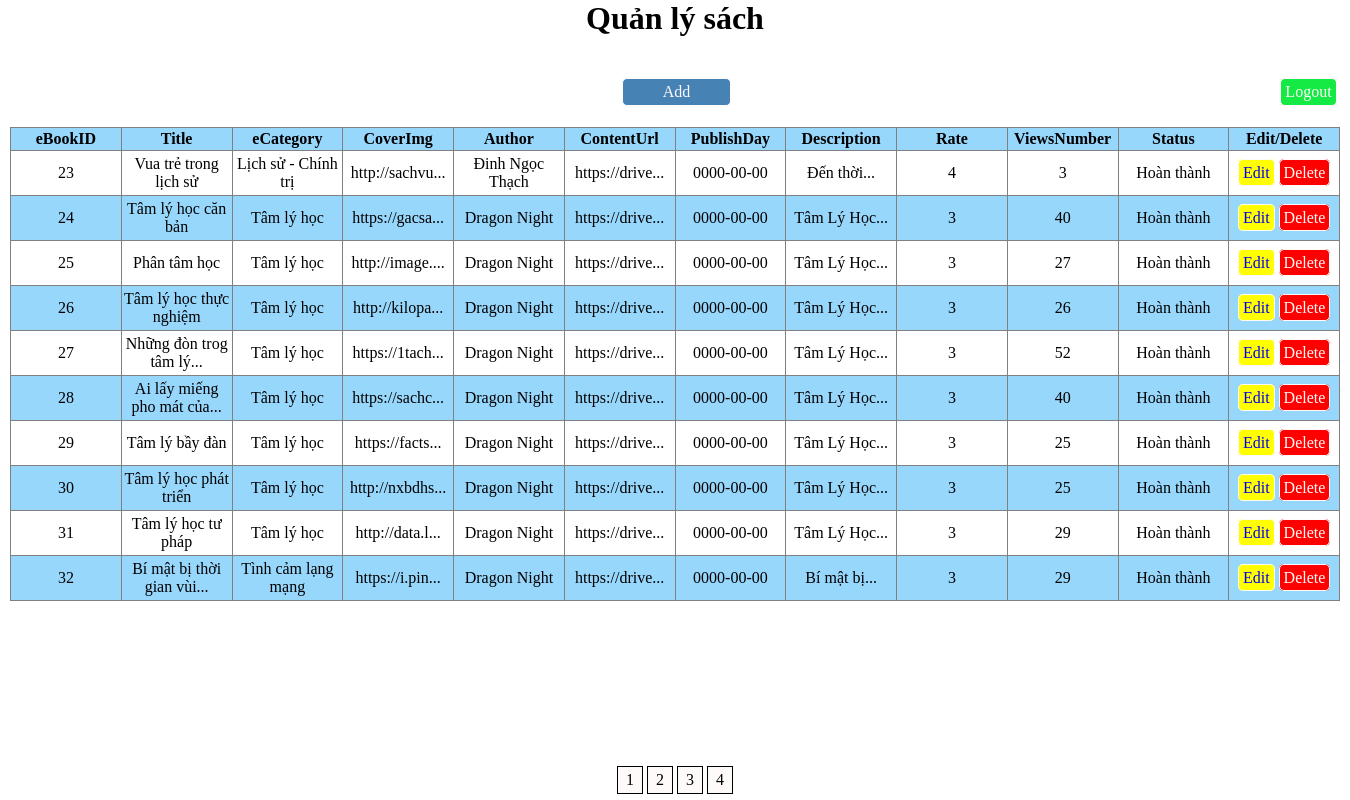
Screenshot of /book.php?page=2 (signed in) with the database file from the repository.
### tables this page shows
CREATE TABLE `ebook` (
  `eBookID` int(11) NOT NULL,
  `Title` varchar(200) NOT NULL,
  `eCategory` int(11) NOT NULL,
  `CoverImg` varchar(200) NOT NULL,
  `Author` varchar(200) NOT NULL,
  `ContentUrl` varchar(255) NOT NULL,
  `PublishDay` date NOT NULL,
  `Description` varchar(2000) NOT NULL,
  `Rate` int(10) NOT NULL,
  `ViewsNumber` int(11) NOT NULL,
  `Status` varchar(25) NOT NULL
);

CREATE TABLE `category` (
  `CategoryID` int(11) NOT NULL,
  `CategoryName` varchar(255) NOT NULL,
  `CategoryImg` varchar(255) NOT NULL
);

### book.php (the view, shortened to what this page needs)
<?php
    include'config.php';
?>
<!DOCTYPE html>
<html lang="en">
<head>
    <link rel="stylesheet" href="style.css">
</head>
<body>
    <h1>Quản lý sách</h1>
    <div class="container">
        <div class="top">
            <div class="tp-left">
            </div>
            <div class="tp-right">
                <a class="add_btn" href="add.php">Add</a>
                <a class="logout_btn" href="logout.php">Logout</a>
            </div>
        </div>
        <table id="tblist">
            <tr>
                <th>eBookID</th>
                <th>Title</th>
                <th>eCategory</th>
                <th>CoverImg</th>
                <th>Author</th>
                <th>ContentUrl</th>
                <th>PublishDay</th>
                <th>Description</th>
                <th>Rate</th>
                <th>ViewsNumber</th>
                <th>Status</th>
                <th>Edit/Delete</th>
            </tr>
            <?php
                function subtext($text,$num=80) {
                    if (strlen($text) <= $num) {
                        return $text;
                    }
                    $text= substr($text, 0, $num);
                    if ($text[$num-1] == ' ') {
                        return trim($text)."...";
                    }
                    $x  = explode(" ", $text);
                    $sz = sizeof($x);
                    if ($sz <= 1)   {
                        return $text."...";}
                    $x[$sz-1] = '';
                    return trim(implode(" ", $x))."...";
                }
                $site=10;
 				if (isset($_GET['page'])) {
 					$page=$_GET['page'];
 				}else $page=1;
 				$start=($page-1)*$site;
                $sql = "SELECT * FROM ebook join category on ebook.eCategory=category.CategoryID limit $start,$site";
                $result = mysqli_query($conn, $sql);
                 while($row = mysqli_fetch_array($result)){ ?>
				<tr>
					<td><?php echo $row['eBookID'] ?></td>
                    <td><?php echo subtext($row['Title'],35) ?></td>
                    <td><?php echo subtext($row['CategoryName'],35) ?></td>
                    <td><?php echo subtext($row['CoverImg'],13) ?></td>
                    <td><?php echo subtext($row['Author'],35) ?></td>
                    <td><?php echo subtext($row['ContentUrl'],13) ?></td>
                    <td><?php echo $row['PublishDay'] ?></td>
                    <td><?php echo subtext($row['Description'],15) ?></td>
                    <td><?php echo $row['Rate'] ?></td>
                    <td><?php echo $row['ViewsNumber'] ?></td>
                    <td><?php echo $row['Status'] ?></td>
					<td>
                        <a class="edit_btn" href="edit.php?edit=<?php echo $row['eBookID'] ?>">Edit</a>
                        <a onclick="return confirm('Bạn có chắc muốn xóa không?');" class="del_btn" href="sever.php?del=<?php echo $row['eBookID'] ?>">Delete</a>
					</td>
				</tr>
			<?php } ?>
        </table>
        <?php
		$site=10;
		$sql="select count(*) from ebook";
		$query=mysqli_query($conn,$sql);
		$row=mysqli_fetch_array($query);
		$tongsv=$row[0];
		$tongtrang=ceil($tongsv/$site);
	     ?>
        <form action="hs.php" method="get">
            <div class="wrapper-pg">
                <ul class="pagination">
                <?php
                    for ($i=1; $i <=$tongtrang ; $i++) { ?>
                        <li class="page-item"><a  style="background-color: green; color:white;" class="page-link" href="?page=<?php echo $i ?>"><?php echo $i ?></a></li>
                <?php	}
                ?>
                </ul>
            </div>
        </form>
    </div>
</body>
</html>

### style.css (style rules this page uses)
* { margin: 0; padding: 0; }
h1 { text-align: center; }
.container { padding: 10px; }
.top { width: 1330px; height: 50px; float: left; margin-top: 30px; }
.tp-left { width: 46%; float: left; height: 50px; }
.tp-right { float: left; height: 50px; }
#tblist { border-collapse: collapse; width: 1330px; }
#tblist td,th { border: 1px solid gray; padding: 2px; width: 102px; max-width: 102px; text-align: center; }
#tblist td { height: 40px; }
#tblist tr:nth-child(odd) { background-color: #98d7fc; }
.edit_btn,.del_btn,.add_btn,.logout_btn { text-decoration: none; border: 1px solid snow; padding: 4px; border-radius: 5px; }
.add_btn { display: inline-block; margin-top: 1px; padding: 4px 40px; background-color: steelblue; color: snow; }
.logout_btn { display: inline-block; margin-top: 1px; background-color: rgb(21, 233, 67); color: snow; margin-left: 545px; }
.edit_btn { background-color: Yellow ; }
.del_btn { background-color: red; color: snow; }
.wrapper-pg { width: 1330px; text-align: center; position: fixed; bottom: 0px; }
ul.pagination { display: inline-block; padding-top: 15px; }
ul.pagination li { display: inline; }
ul.pagination li a { background-color: snow !important; color: black !important; float: left; padding: 4px 8px; text-decoration: none; border: 1px solid black; margin: 2px; }

### rows the page displays
ebook: eBookID "23", Title "Vua trẻ trong lịch sử", category.CategoryName "Lịch sử - Chính trị", CoverImg "http://sachvu...", Author "Đinh Ngọc Thạch", ContentUrl "https://drive...", PublishDay "0000-00-00", Description "Đến thời...", Rate "4", ViewsNumber "3", Status "Hoàn thành"
ebook: eBookID "24", Title "Tâm lý học căn bản", category.CategoryName "Tâm lý học", CoverImg "https://gacsa...", Author "Dragon Night", ContentUrl "https://drive...", PublishDay "0000-00-00", Description "Tâm Lý Học...", Rate "3", ViewsNumber "40", Status "Hoàn thành"
ebook: eBookID "25", Title "Phân tâm học", category.CategoryName "Tâm lý học", CoverImg "http://image....", Author "Dragon Night", ContentUrl "https://drive...", PublishDay "0000-00-00", Description "Tâm Lý Học...", Rate "3", ViewsNumber "27", Status "Hoàn thành"
ebook: eBookID "26", Title "Tâm lý học thực nghiệm", category.CategoryName "Tâm lý học", CoverImg "http://kilopa...", Author "Dragon Night", ContentUrl "https://drive...", PublishDay "0000-00-00", Description "Tâm Lý Học...", Rate "3", ViewsNumber "26", Status "Hoàn thành"
ebook: eBookID "27", Title "Những đòn trog tâm lý...", category.CategoryName "Tâm lý học", CoverImg "https://1tach...", Author "Dragon Night", ContentUrl "https://drive...", PublishDay "0000-00-00", Description "Tâm Lý Học...", Rate "3", ViewsNumber "52", Status "Hoàn thành"
ebook: eBookID "28", Title "Ai lấy miếng pho mát của...", category.CategoryName "Tâm lý học", CoverImg "https://sachc...", Author "Dragon Night", ContentUrl "https://drive...", PublishDay "0000-00-00", Description "Tâm Lý Học...", Rate "3", ViewsNumber "40", Status "Hoàn thành"
ebook: eBookID "29", Title "Tâm lý bầy đàn", category.CategoryName "Tâm lý học", CoverImg "https://facts...", Author "Dragon Night", ContentUrl "https://drive...", PublishDay "0000-00-00", Description "Tâm Lý Học...", Rate "3", ViewsNumber "25", Status "Hoàn thành"
ebook: eBookID "30", Title "Tâm lý học phát triển", category.CategoryName "Tâm lý học", CoverImg "http://nxbdhs...", Author "Dragon Night", ContentUrl "https://drive...", PublishDay "0000-00-00", Description "Tâm Lý Học...", Rate "3", ViewsNumber "25", Status "Hoàn thành"
ebook: eBookID "31", Title "Tâm lý học tư pháp", category.CategoryName "Tâm lý học", CoverImg "http://data.l...", Author "Dragon Night", ContentUrl "https://drive...", PublishDay "0000-00-00", Description "Tâm Lý Học...", Rate "3", ViewsNumber "29", Status "Hoàn thành"
ebook: eBookID "32", Title "Bí mật bị thời gian vùi...", category.CategoryName "Tình cảm lạng mạng", CoverImg "https://i.pin...", Author "Dragon Night", ContentUrl "https://drive...", PublishDay "0000-00-00", Description "Bí mật bị...", Rate "3", ViewsNumber "29", Status "Hoàn thành"
